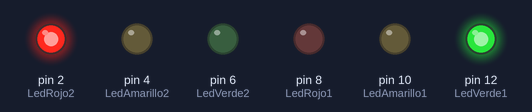
A sketch run on a simulated Arduino Uno, built with avr-gcc and run on an emulated ATmega328P. Parts: output pins drawn as LEDs (lit = HIGH).

Above: at 2.0 s.
At 4.5 s:
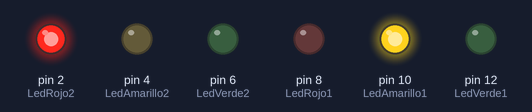
At 5.5 s:
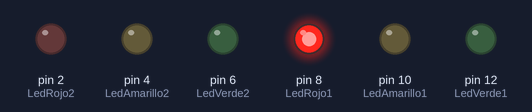
At 8.0 s:
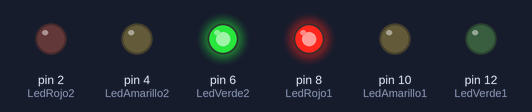
At 10.5 s:
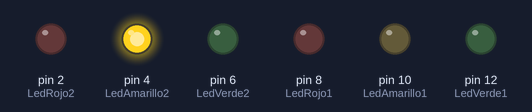
At 11.5 s:
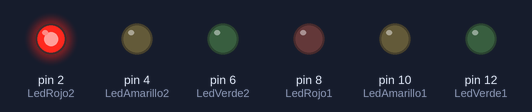
Timing chart, 0 to 15.6 s (numbered marks = the images above):
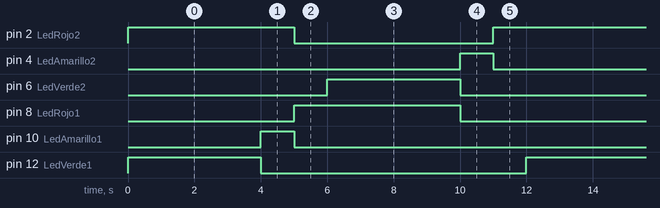

Measured:
- by itself, pin 2 (LedRojo2): repeats every 12.0 s: LOW 6.0 s, HIGH 6.0 s
- by itself, pin 4 (LedAmarillo2), pin 10 (LedAmarillo1): alternates HIGH for 1.0 s and LOW for 11.0 s
- by itself, pin 6 (LedVerde2), pin 12 (LedVerde1): alternates HIGH for 4.0 s and LOW for 8.0 s
- by itself, pin 8 (LedRojo1): alternates HIGH for 5.0 s and LOW for 7.0 s

The sketch:

semaforos2.ino
```cpp
//Declaramos los pines que vamos a ocupar
int LedRojo1=8;
int LedRojo2=2;

int LedAmarillo1=10;
int LedAmarillo2=4;

int LedVerde1=12;
int LedVerde2=6;

void setup()
{
  //Declaración de pines para el segundo semáforo
  pinMode(LedRojo2, OUTPUT);//Led Rojo
  pinMode(LedAmarillo2, OUTPUT);//Led Amarillo
  pinMode(LedVerde2, OUTPUT);//Led verde

  //Declaración de pines para el primer semáforo
  pinMode(LedRojo1, OUTPUT);//Led Rojo
  pinMode(LedAmarillo1, OUTPUT);//Led Amarillo
  pinMode(LedVerde1, OUTPUT);//Led verde

}

void loop()
{

  if(digitalRead(LedVerde1)==LOW)//Este if evalua si el pin digital del LedVerde1 es igual LOW
  {
    //Si la condición es verdadera se ejecuta lo siguiente

    digitalWrite(LedVerde1,HIGH);//Se prende el LedVerde1
    digitalWrite(LedRojo2,HIGH);//Se prende el LedRojo1
  }

  delay(4000);//Esta pausa hace que los pines LedVerde1 y LedRojo1 permanezcan encidos durante 4 segundos

  if(digitalRead(LedAmarillo1)==LOW)//Este 'if' evalua el estado del pin LedAmarillo1
  {
    //Si la condición es verdadera se ejecuta lo siguiente

    digitalWrite(LedVerde1,LOW);//Aqui se apaga el LedVerde1, este Led se prendió en el anterior 'if'
    digitalWrite(LedAmarillo1,HIGH);//Se prende el LedAmarillo1
  }

  delay(1000);//Esta pausa permite que el LedAmarillo1 este encendido durante 1 segundo

  if(digitalRead(LedRojo1)==LOW)//Este 'if' evalua el estado del LedRojo1
  {

    //Si la condición es verdadera se ejecuta lo siguiente

    digitalWrite(LedAmarillo1,LOW);//Se apaga el LedAmarillo1 que se prendió en el 'if' anterior
    digitalWrite(LedRojo2,LOW);//Se apaga el LedRojo2 que prendimos en el primer 'if'
    digitalWrite(LedRojo1,HIGH);//Se prende el LedRojo1 por primera vez

    delay(1000);//Pausa de 1 segundo después que se prendió el LedRojo1
    digitalWrite(LedVerde2,HIGH);//Se enciende el LedVerde2
  }

  delay(4000);//Esta pausa nos ayuda a observar que los LedRojo1 y LedVerde2 permanecen encendidos durante 4 segundos

  if(digitalRead(LedRojo2)== LOW)//En el 'if' anterior apagamos el LedRojo1, este 'if' evalua el estado del LedRojo2
  {
    //Si la condición es verdadera se ejecuta lo siguiente

    digitalWrite(LedRojo1,LOW);//Aquí se apaga el LedRojo1 que encendimos en el 'if' anterior
    digitalWrite(LedVerde2,LOW);//Aquí apagamos el LedVerde2 que se encendió en la instrucción anterior
    digitalWrite(LedAmarillo2,HIGH);//Se prende el LedAmarillo2
    delay(1000);//Nos permite ver que el LedAmarillo2 se enciende durante 1 segundo

    digitalWrite(LedAmarillo2,LOW);//Se apaga el LedAmarillo2 después de la pausa anterior
    digitalWrite(LedRojo2,HIGH);//Se prende el LedRojo2 después de la pausa anterior
    delay(1000);//Pausa de 1 segundo

    digitalWrite(LedVerde1,HIGH);//Después de la pausa anterior se prende el LedVerde1
  }

}
```
